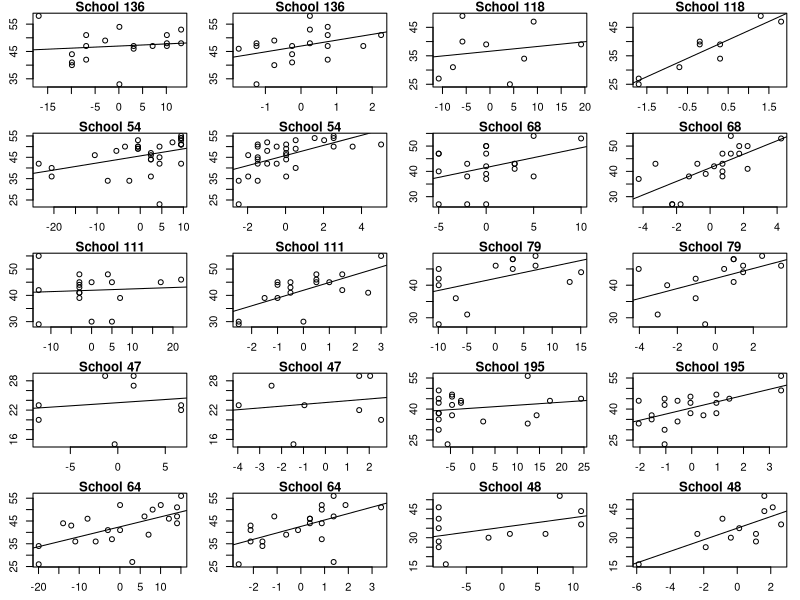
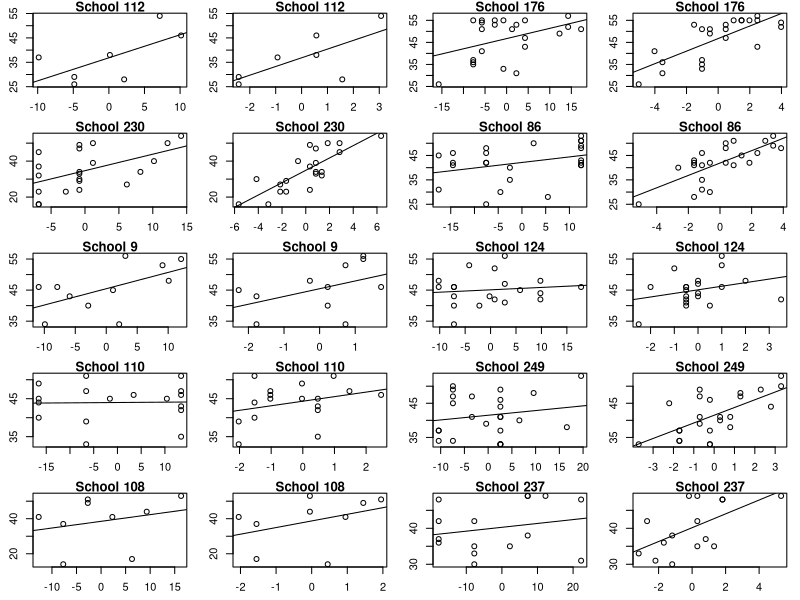
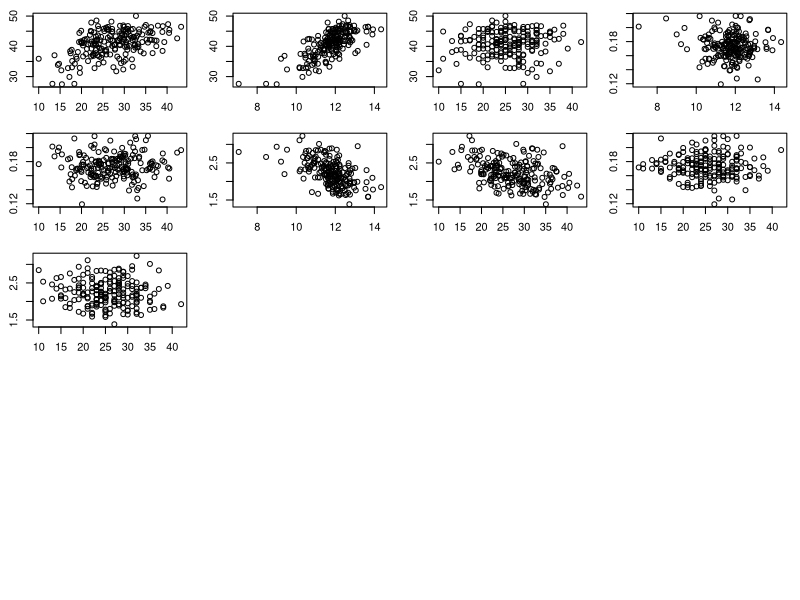
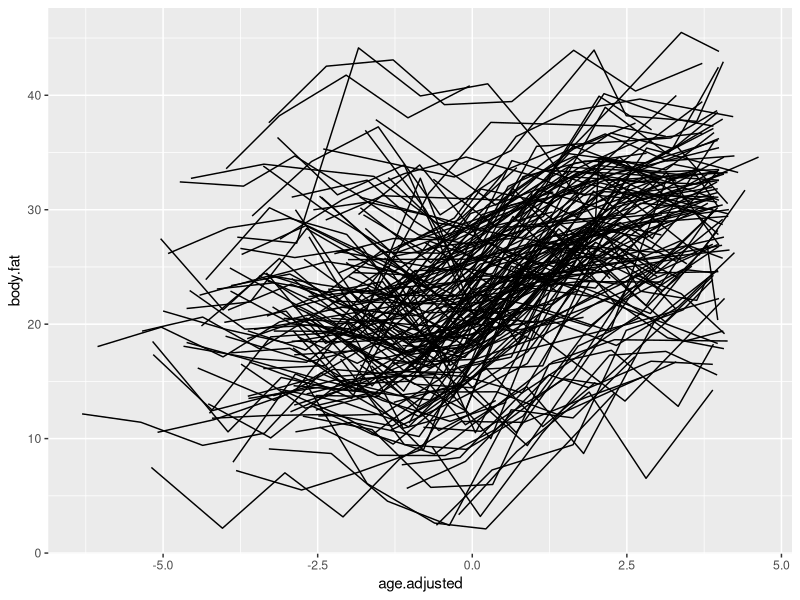
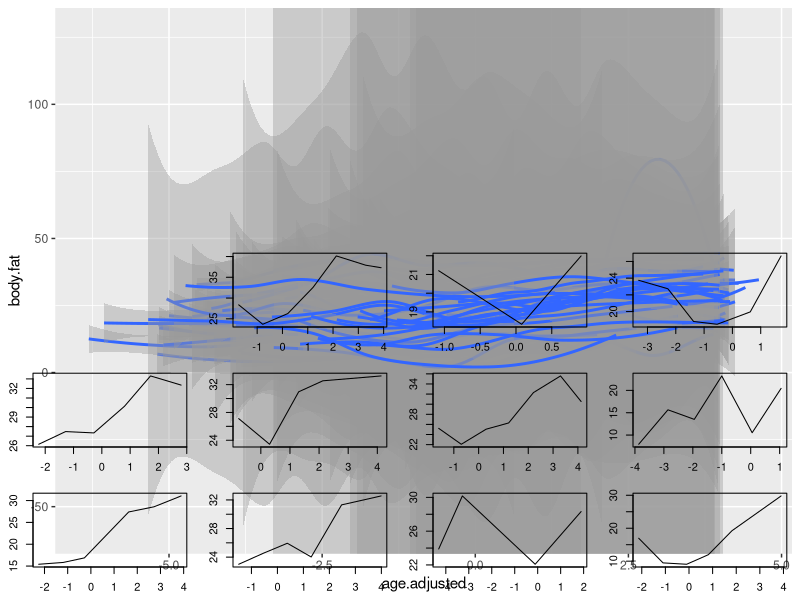
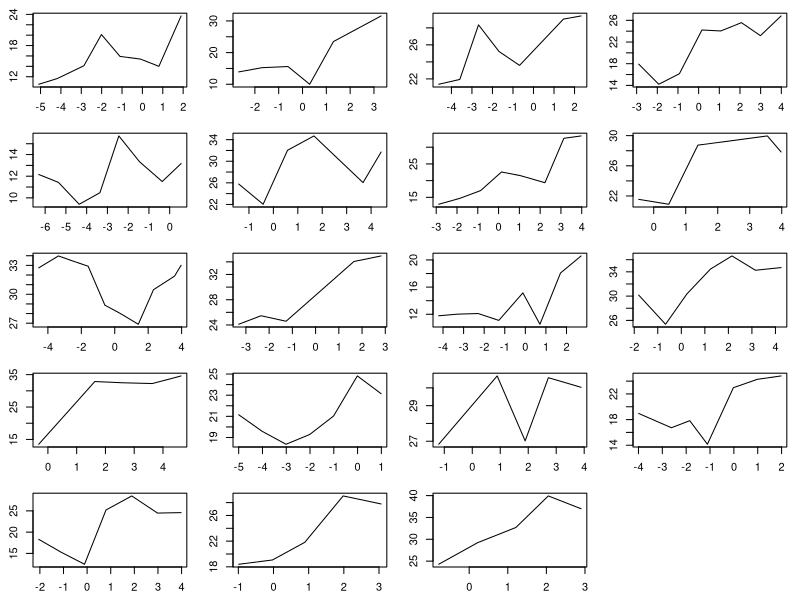

Source code (R) for these figures, in order:
## ---- chunk 1
knitr::opts_chunk$set(echo = TRUE)
# Load Packages
library(ggplot2)
library(lme4)
library(car)
library(effects)
library(tidyverse)
library(lmerTest)
## ---- chunk 2
data <- read.table("Datasets/Snijders.txt", header = TRUE)
data <- na.omit(data)
data$SES_c <- with(data, ses - meanses)
data$IQ_c <- with(data, iq - meaniq)

schools <- sample(unique(data$school), 20)
par(mfrow = c(5, 4), mar = c(2.5, 2.5, 1, 1))
for (i in 1:length(schools)) {
  school_data <- data[data$school == schools[i], ]
  plot(school_data$SES_c, school_data$test, main = paste("School", schools[i]), 
       xlab = "SES_c", ylab = "Test Score")
  abline(lm(test ~ SES_c, data = school_data))
  plot(school_data$IQ_c, school_data$test, main = paste("School", schools[i]), 
       xlab = "IQ_c", ylab = "Test Score")
  abline(lm(test ~ IQ_c, data = school_data))
}

## ---- chunk 3
model <- lmer(test ~ SES_c + IQ_c + (1 + SES_c + IQ_c | school), data=data)
coefs <- coef(model)$school

plot(data$meanses[match(unique(data$school), data$school)], coefs$`(Intercept)`, xlab = "Mean SES", ylab = "Intercept")
plot(data$meaniq[match(unique(data$school), data$school)], coefs$`(Intercept)`, xlab = "Mean IQ", ylab = "Intercept")
plot(data$class.size[match(unique(data$school), data$school)], coefs$`(Intercept)`, xlab = "Class Size", ylab = "Intercept")

plot(data$meaniq[match(unique(data$school), data$school)], coefs$SES_c, xlab = "Mean SES", ylab = "Slope for IQ_c")
plot(data$meanses[match(unique(data$school), data$school)], coefs$SES_c, xlab = "Class Size", ylab = "Slope for SES_c")
plot(data$meaniq[match(unique(data$school), data$school)], coefs$IQ_c, xlab = "Mean SES", ylab = "Slope for IQ_c")
plot(data$meanses[match(unique(data$school), data$school)], coefs$IQ_c, xlab = "Class Size", ylab = "Slope for SES_c")
plot(data$class.size[match(unique(data$school), data$school)], coefs$SES_c, xlab = "Class Size", ylab = "Slope for SES_c")
plot(data$class.size[match(unique(data$school), data$school)], coefs$IQ_c, xlab = "Class Size", ylab = "Slope for IQ_c")
## ---- chunk 4
# Fit the one-way random-effects ANOVA
model <- lmer(test ~ (1 | school), data = data)

vc <- VarCorr(model)
vc
icc <- 4.2743^2 / (4.2743^2 + sigma(model)^2)
icc
## ---- chunk 5
model <- lmer(test ~ SES_c + IQ_c + (1 + SES_c + IQ_c | school), data = data)
summary(model)
## ---- chunk 6
null_model <- lmer(test ~ SES_c + IQ_c + (1 | school), data = data)
anova(null_model, model)
## ---- chunk 7
null_model = lmer(test ~ SES_c+IQ_c + (1 + IQ_c| school), data = data)
anova(null_model, model)
## ---- chunk 8
null_model = lmer(test ~ SES_c + IQ_c + (1 + SES_c| school), data = data)
anova(null_model, model)
## ---- chunk 9
final_model = lmer(test ~ SES_c + IQ_c + (1 + IQ_c| school), data = data)
summary(final_model)
## ---- chunk 10
m2 <- lmer(test ~ SES_c + IQ_c + meanses + meaniq + class.size + IQ_c:meanses + IQ_c:meaniq + IQ_c * class.size +
            (IQ_c | school) + (1 | school), data = data)
summary(m2)
## ---- chunk 11
m3 <- lmer(test ~ SES_c + IQ_c + meanses + meaniq + IQ_c:meanses + IQ_c:meaniq + (IQ_c | school) + (1 | school), data = data)
summary(m3)
## ---- chunk 12
final_model <- lmer(test ~ SES_c + IQ_c +  meaniq  + (IQ_c | school) + (1 | school), data = data)
summary(final_model)
## ---- chunk 13
data$high_pass <- ifelse(data$test > 52, 1, 0)
model <- glmer(high_pass ~ 1 + (1 | school), data = data)
vc <- VarCorr(model)
vc
icc <- 0.066921^2 / (0.066921^2 + sigma(model)^2)
icc
## ---- chunk 14
model <- glmer(high_pass ~ SES_c + IQ_c + (1 + SES_c + IQ_c | school), family = binomial, data = data)
S(model)
## ---- chunk 15
null_model <- glmer(high_pass ~ SES_c + IQ_c + (1 | school), family = binomial, data = data)
anova(model, null_model)
## ---- chunk 16
with_leve_two <- glmer(high_pass ~ SES_c + IQ_c + meanses + meaniq + 
                              class.size +  (1 | school), family = binomial, data = data)
null_model = glm(high_pass ~ SES_c + IQ_c + meanses + meaniq + 
                              class.size , family = binomial, data = data)

anova(with_leve_two, null_model)
## ---- chunk 17
S(with_leve_two)
## ---- chunk 18
reduced = glmer(high_pass ~ SES_c + IQ_c + meaniq + 
                              (1 | school), family = binomial, data = data)
anova(reduced, with_leve_two)
## ---- chunk 19
final_model = glmer(high_pass ~ SES_c + IQ_c + meaniq + 
                              (1 | school),family = binomial,  data = data)
S(final_model)
## ---- chunk 20
phillips <- read.table("Datasets/Phillips.txt", header=TRUE)
ggplot(phillips, aes(x=age.adjusted, y=body.fat, group=subject)) + geom_line()
ggplot(phillips, aes(x=age.adjusted, y=body.fat, group=subject)) + geom_smooth(method="loess")

# Sample 30 girls
my_sample <- sample(unique(phillips$subject), 30)
for (gril in my_sample) {
  temp_data <- phillips[phillips$subject == gril,]
  plot(body.fat ~ age.adjusted, data=temp_data, type='l')
}
## ---- chunk 21
phillips$if_menarche <- ifelse(phillips$age.adjusted < 0, 0, 1)
model <- lmer(body.fat ~ age.adjusted * if_menarche + (1 + age.adjusted + if_menarche | subject), data = phillips)
S(model)
## ---- chunk 22
model_no_int <- lmer(body.fat ~ age.adjusted * if_menarche + (age.adjusted | subject), data = phillips)
anova(model_no_int, model)
model_no_slope <- lmer(body.fat ~ age.adjusted * if_menarche + (if_menarche  | subject), data = phillips)
anova(model_no_slope, model)
